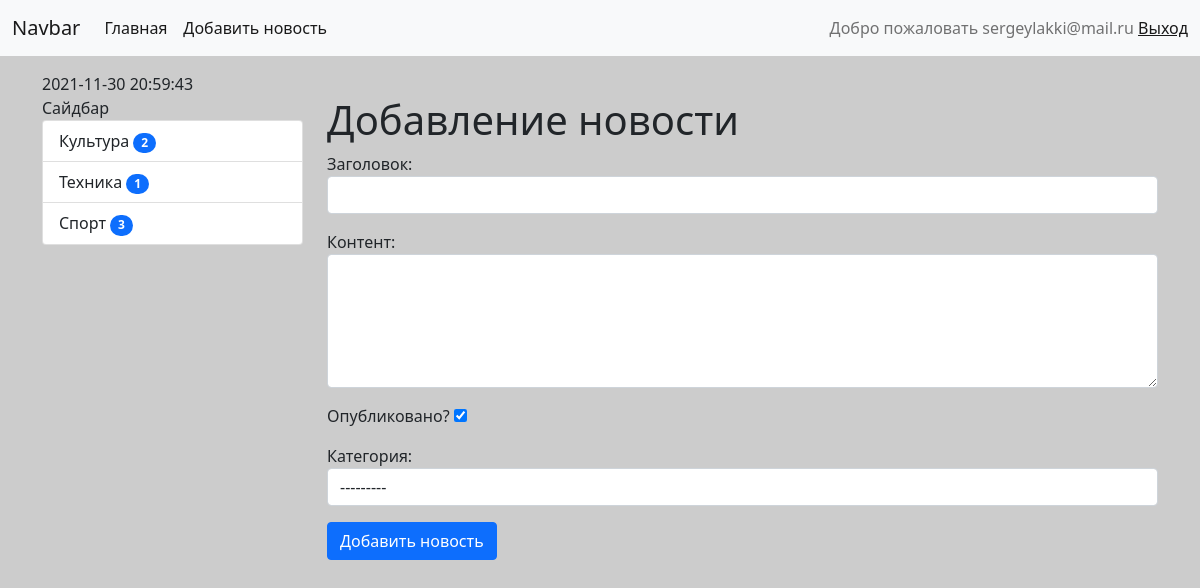
Screenshot of /news/add_news (signed in) with the database file from the repository.
### news/models.py (models this page shows)
class Category(models.Model):
    title = models.CharField(max_length=150, verbose_name='Наименование категории', db_index=True)
    def get_absolute_url(self):
        return reverse('category',kwargs={"category_id": self.pk})
    class Meta:
        verbose_name = "Категория"
        verbose_name_plural = "Категории"
        ordering = ['title']
    def __str__(self):
        return self.title

### news/views.py (the view)
# urls.py: path('news/add_news', views.CreateNews.as_view(), name="add_news"),
class CreateNews(LoginRequiredMixin, CreateView):
    form_class = NewsForm
    template_name = "news/add_news.html"
    login_url = '/'

### news/forms.py (shortened to what this page needs)
class NewsForm(forms.ModelForm):
    class Meta:
        model = News
        fields = ['title', 'content','is_published','category']
        widgets = {
            'title': forms.TextInput(attrs={"class": "form-control"}),
            'content':forms.Textarea(attrs={"class": "form-control","rows":5}),
            'category': forms.Select(attrs={"class": "form-control"}),
        }

### news/templatetags/news_tags.py (called while the page is built)
@register.inclusion_tag('news/list_categories.html')
def show_categories(arg1="HELLO", arg2=505):
    categories = Category.objects.annotate(cnt=Count('news',filter=F('news__is_published'))).filter(cnt__gt=0)
    return {"categories": categories,
            "arg1":arg1,
            "arg2:":arg2
            }

### news/templates/news/add_news.html (shortened to what this page needs)
{% extends 'base.html' %}
{% block sidebar  %}
    {% include 'inc/_sidebar.html' %}
{% endblock %}
{% block content %}
    <h1>Добавление новости</h1>
    <form action="{% url 'add_news' %}" method="post">
      {{ form.as_p }}
      <button type="submit" class="btn btn-primary btn-block">Добавить новость</button>
    </form>
{% endblock %}

### templates/inc/_nav.html (shortened to what this page needs)
<nav class="navbar navbar-expand-lg navbar-light bg-light">
    <div class="container-fluid">
      <a class="navbar-brand" href="#">Navbar</a>
      <div class="collapse navbar-collapse" id="navbarSupportedContent">
        <ul class="navbar-nav me-auto mb-2 mb-lg-0">
          <li class="nav-item"> <a class="nav-link active" aria-current="page" href="{% url 'home' %}">Главная</a></li>
          {% if request.user.is_authenticated%}
          <li class="nav-item"> <a class="nav-link active" aria-current="page" href="{% url 'add_news' %}">Добавить новость</a></li>
            {%endif%}
        </ul>
        <span class="navbar-text">
          {% if request.user.is_authenticated%}
          Добро пожаловать {{user.username}}
          <a href="{% url 'logout' %}">Выход</a>
          {%else%}
          <a href="{% url 'register' %}">Регистрация/</a>
          <a href="{% url 'login' %}">Вход</a>
          {%endif%}
        </span>
      </div>
    </div>
</nav>

### news/templates/news/list_categories.html
<div class="list-group mb-2">
    {{arg1}}
    {% for item in categories %}
      <a href="{{ item.get_absolute_url }}" class="list-group-item list-group-item-action">{{item.title}}
      <span class="badge bg-primary rounded-pill">{{item.cnt}}</span></a>
    {% endfor %}
</div>

### mysite/static/css/style.css (style rules this page uses)
body { background-color: #ccc; }

### rows the page displays
Category: title "Культура", cnt "2"
Category: title "Техника", cnt "1"
Category: title "Спорт", cnt "3"

### other values shown
{{ user.username }} "sergeylakki@mail.ru"
{{ arg1 }} "Сайдбар"
